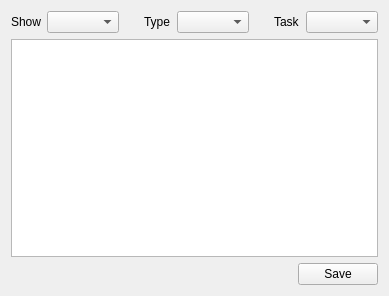
<?xml version="1.0" encoding="UTF-8"?>
<ui version="4.0">
 <class>fileSaveDialogWidget</class>
 <widget class="QWidget" name="fileSaveDialogWidget">
  <property name="geometry">
   <rect>
    <x>0</x>
    <y>0</y>
    <width>389</width>
    <height>296</height>
   </rect>
  </property>
  <property name="windowTitle">
   <string>Form</string>
  </property>
  <layout class="QVBoxLayout" name="verticalLayout_2">
   <item>
    <layout class="QVBoxLayout" name="datasContainer">
     <item>
      <layout class="QHBoxLayout" name="datasLayout">
       <item>
        <widget class="QLabel" name="showLabel">
         <property name="text">
          <string>Show</string>
         </property>
        </widget>
       </item>
       <item>
        <widget class="QComboBox" name="showComboBox"/>
       </item>
       <item>
        <spacer name="horizontalSpacer">
         <property name="orientation">
          <enum>Qt::Horizontal</enum>
         </property>
         <property name="sizeHint" stdset="0">
          <size>
           <width>40</width>
           <height>20</height>
          </size>
         </property>
        </spacer>
       </item>
       <item>
        <widget class="QLabel" name="typeLabel">
         <property name="text">
          <string>Type</string>
         </property>
        </widget>
       </item>
       <item>
        <widget class="QComboBox" name="typeComboBox"/>
       </item>
       <item>
        <spacer name="horizontalSpacer_2">
         <property name="orientation">
          <enum>Qt::Horizontal</enum>
         </property>
         <property name="sizeHint" stdset="0">
          <size>
           <width>40</width>
           <height>20</height>
          </size>
         </property>
        </spacer>
       </item>
       <item>
        <widget class="QLabel" name="taskLabel">
         <property name="text">
          <string>Task</string>
         </property>
        </widget>
       </item>
       <item>
        <widget class="QComboBox" name="taskComboBox"/>
       </item>
      </layout>
     </item>
    </layout>
   </item>
   <item>
    <widget class="QListWidget" name="savesFormatListWidget"/>
   </item>
   <item>
    <layout class="QHBoxLayout" name="btnContainer">
     <item>
      <spacer name="horizontalSpacer_3">
       <property name="orientation">
        <enum>Qt::Horizontal</enum>
       </property>
       <property name="sizeHint" stdset="0">
        <size>
         <width>40</width>
         <height>20</height>
        </size>
       </property>
      </spacer>
     </item>
     <item>
      <widget class="QPushButton" name="saveBtn">
       <property name="text">
        <string>Save</string>
       </property>
      </widget>
     </item>
    </layout>
   </item>
  </layout>
 </widget>
 <resources/>
 <connections/>
</ui>
